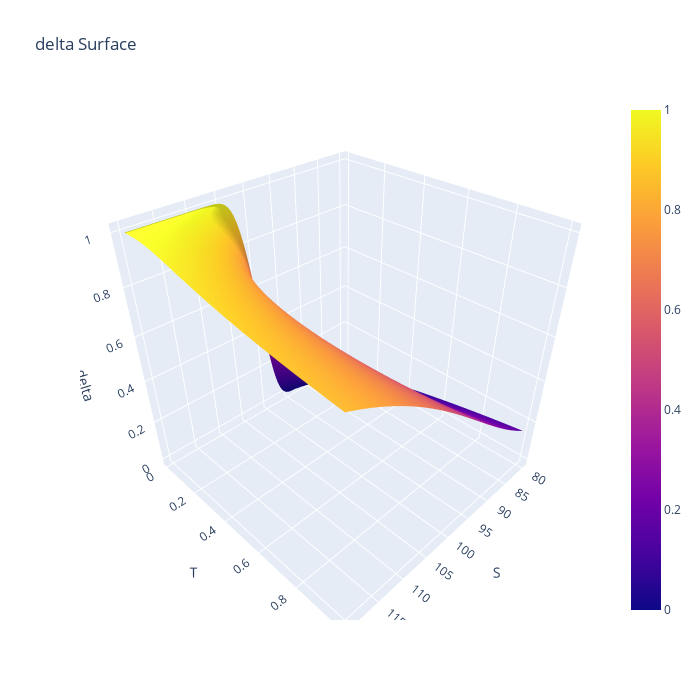
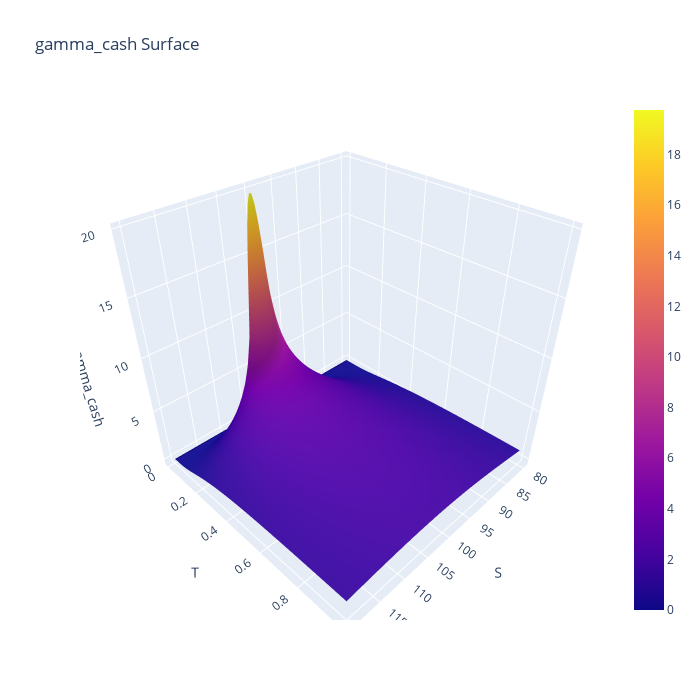
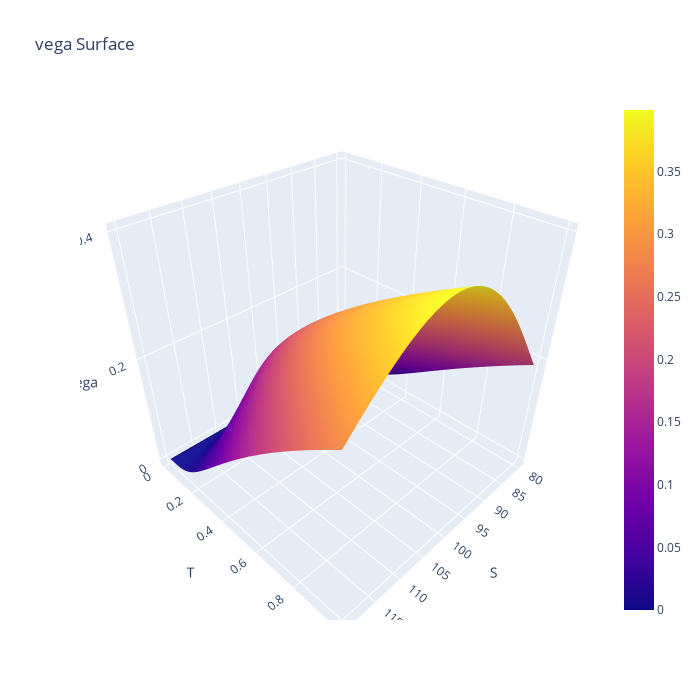
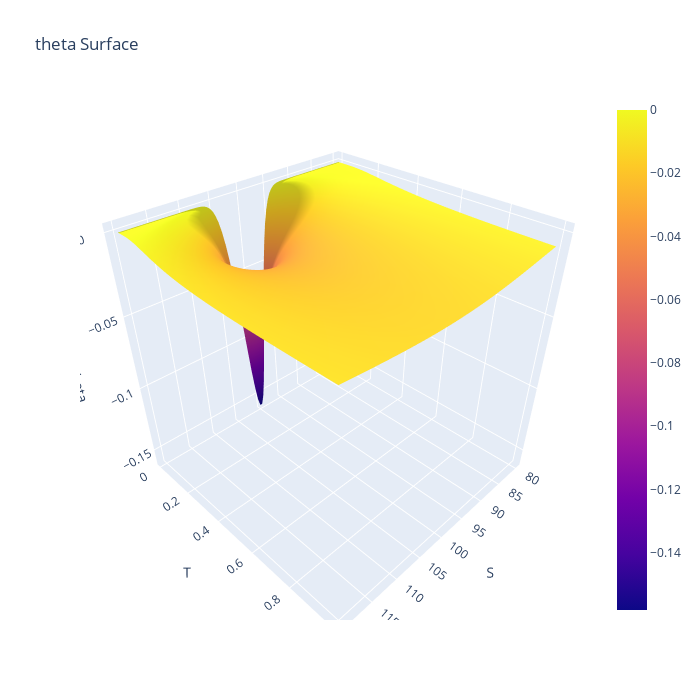

Write notebook code for charts like these, in order.
### Code cell
for greek in ['delta', 'gamma_cash', 'vega', 'theta', 'vanna', 'volga']:
    pivot_table = results_df[['S', 'T', greek]].pivot(index='T', columns='S', values=greek)
    fig = go.Figure(data=[go.Surface(
        z=pivot_table.values,
        x=pivot_table.columns,
        y=pivot_table.index )])
    fig.update_layout(
        title=f'{greek} Surface',
        scene=dict(xaxis_title='S', yaxis_title='T', zaxis_title=greek),
        autosize=False,
        width=700,
        height=700)
    fig.show()
